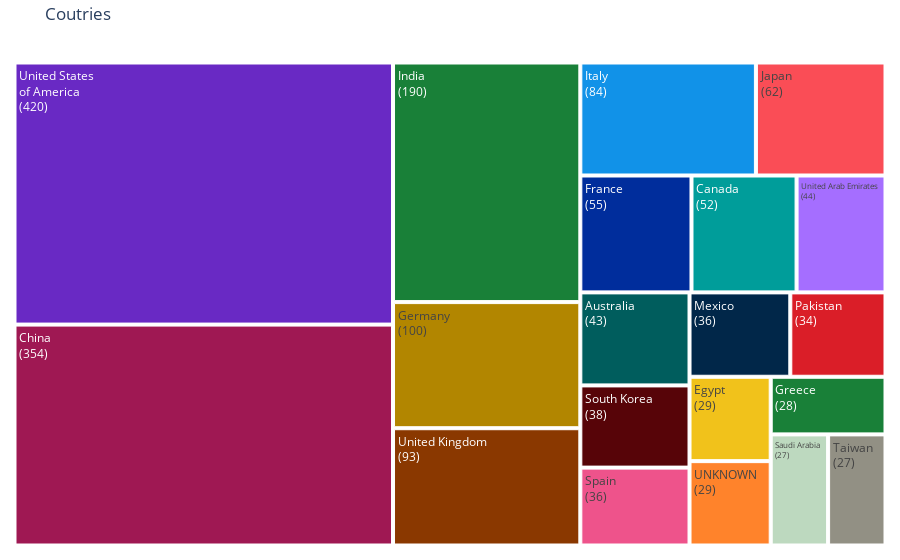

Notebook cell for this chart:
### Markdown cell above
Contagem de participações de países nos artigos

### Code cell
countries_tree_map = bibfile.tree_map(view = 'notebook', entry = 'ctr', topn = 20)

countries_tree_map

### Figure 1 — Plotly figure (JSON) as saved in the notebook; plotly's stock layout.template omitted (floating-point values rounded to 4 significant figures; data arrays with more than 128 entries replaced by an {"elided": "..."} marker saying what was removed)
{"data": [{"labels": ["United States<br>of America", "China", "India", "Germany", "United Kingdom", "Italy", "Japan", "France", "Canada", "United Arab Emirates", "Australia", "South Korea", "Spain", "Mexico", "Pakistan", "Egypt", "UNKNOWN", "Greece", "Saudi Arabia", "Taiwan"], "marker": {"colors": {"elided": "1109 str values"}}, "parents": ["", "", "", "", "", "", "", "", "", "", "", "", "", "", "", "", "", "", "", ""], "textfont": {"size": 12}, "textinfo": "label+value", "texttemplate": "%{label}<br>(%{value})", "type": "treemap", "values": [420, 354, 190, 100, 93, 84, 62, 55, 52, 44, 43, 38, 36, 36, 34, 29, 29, 28, 27, 27]}], "layout": {"margin": {"b": 10, "l": 10, "r": 10, "t": 40}, "paper_bgcolor": "white", "title": {"text": "Coutries"}}}
